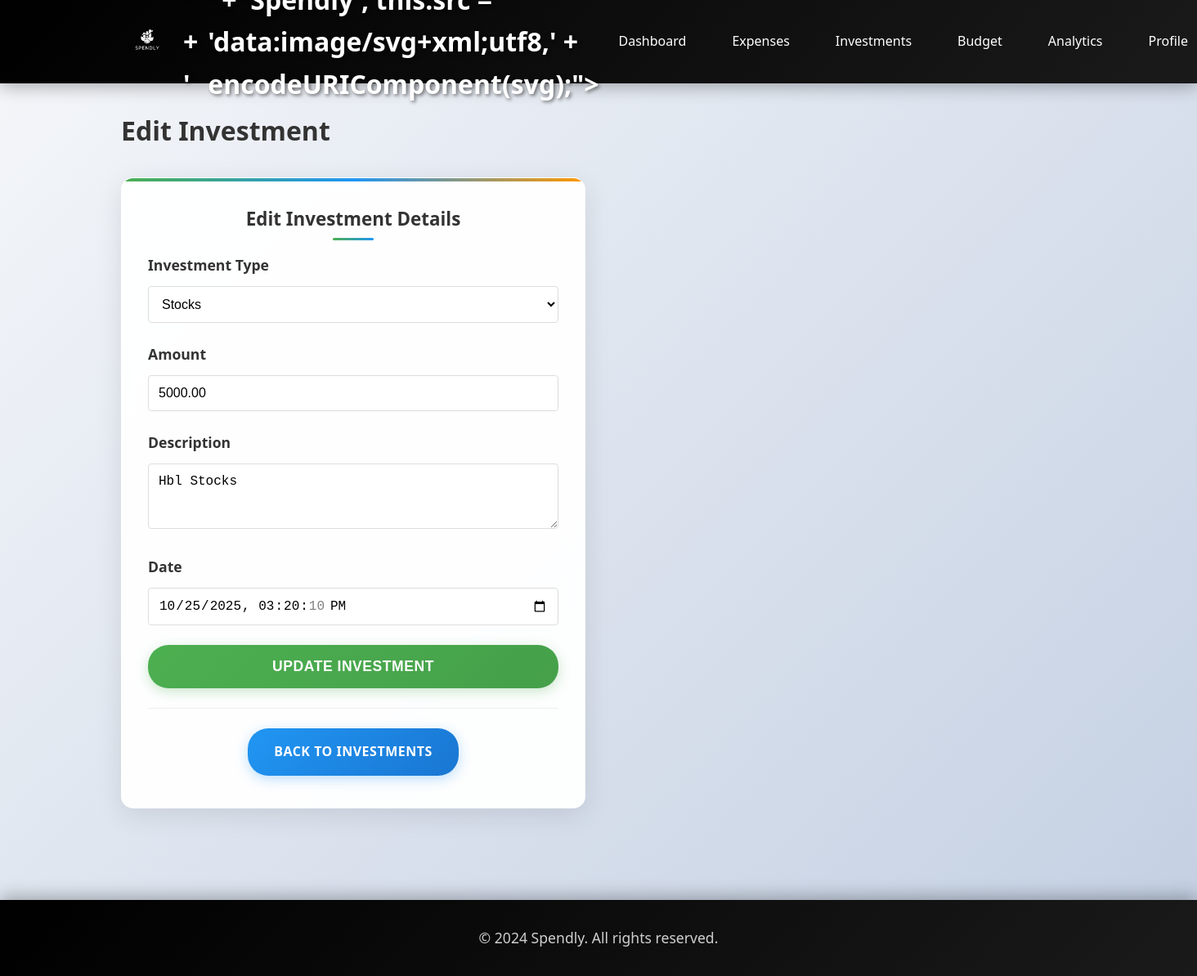
/investments/edit/13/ (signed in), run on the app's committed database.
### budget/models.py (models this page shows, shortened)
class Investment(models.Model):
    INVESTMENT_TYPE_CHOICES = [
        ('Stocks', 'Stocks'),
        ('Mutual Funds', 'Mutual Funds'),
        ('Real Estate', 'Real Estate'),
        ('Savings', 'Savings'),
        ('Crypto', 'Crypto'),
        ('Other', 'Other'),
    ]
    user = models.ForeignKey(User, on_delete=models.CASCADE)
    investment_type = models.CharField(max_length=20, choices=INVESTMENT_TYPE_CHOICES)
    amount = models.DecimalField(max_digits=10, decimal_places=2)
    description = models.TextField()
    date = models.DateTimeField(default=timezone.now)
    month_year = models.CharField(max_length=7, help_text="Format: YYYY-MM")
    created_at = models.DateTimeField(auto_now_add=True)
    class Meta:
        ordering = ['-date']

### budget/views.py (the view)
# urls.py: path('investments/edit/<int:investment_id>/', views.edit_investment, name='edit_investment'),
@login_required
def edit_investment(request, investment_id):
    investment = get_object_or_404(Investment, id=investment_id, user=request.user)
    if request.method == 'POST':
        form = InvestmentForm(request.POST, instance=investment)
        if form.is_valid():
            form.save()
            messages.success(request, 'Investment updated successfully!')
            return redirect('investment_list')
    else:
        form = InvestmentForm(instance=investment)
    return render(request, 'budget/edit_investment.html', {'form': form, 'investment': investment})

### budget/forms.py
class InvestmentForm(forms.ModelForm):
    class Meta:
        model = Investment
        fields = ['investment_type', 'amount', 'description', 'date']
        widgets = {
            'investment_type': forms.Select(attrs={
                'class': 'form-control'
            }),
            'amount': forms.NumberInput(attrs={
                'class': 'form-control',
                'placeholder': 'Enter amount',
                'step': '0.01',
                'min': '0'
            }),
            'description': forms.Textarea(attrs={
                'class': 'form-control',
                'rows': 3,
                'placeholder': 'Enter description'
            }),
            'date': forms.DateTimeInput(attrs={
                'class': 'form-control',
                'type': 'datetime-local'
            })
        }
    def __init__(self, *args, **kwargs):
        super().__init__(*args, **kwargs)
        if not self.instance.pk:
            from django.utils import timezone
            self.fields['date'].initial = timezone.now()

### budget/context_processors.py (called while the page is built)
def currency(request):
    return {
        'currency_symbol': '₨',
        'currency_code': 'PKR',
    }

### budget/templates/budget/edit_investment.html (shortened to what this page needs)
{% extends 'budget/base.html' %}
{% block content %}
<div class="row">
    <div class="col-12">
        <h1 style="margin-bottom: 2rem; color: #333;">Edit Investment</h1>
    </div>
</div>
<div class="row justify-content-center">
    <div class="col-6">
        <div class="card">
            <div class="card-header">Edit Investment Details</div>
            <form method="post">
                <div class="form-group">
                    <label class="form-label" for="{{ form.investment_type.id_for_label }}">Investment Type</label>
                    {{ form.investment_type }}
                </div>
                <div class="form-group">
                    <label class="form-label" for="{{ form.amount.id_for_label }}">Amount</label>
                    {{ form.amount }}
                </div>
                <div class="form-group">
                    <label class="form-label" for="{{ form.description.id_for_label }}">Description</label>
                    {{ form.description }}
                </div>
                <div class="form-group">
                    <label class="form-label" for="{{ form.date.id_for_label }}">Date</label>
                    {{ form.date }}
                </div>
                <div class="form-group">
                    <button type="submit" class="btn btn-primary" style="width: 100%; padding: 1rem; font-size: 1.1rem;">
                        Update Investment
                    </button>
                </div>
            </form>
            <div class="text-center" style="margin-top: 1.5rem; padding-top: 1.5rem; border-top: 1px solid #eee;">
                <a href="{% url 'investment_list' %}" class="btn btn-secondary">Back to Investments</a>
            </div>
        </div>
    </div>
</div>
{% endblock %}

### budget/templates/budget/base.html (style rules this page uses)
* { margin: 0; padding: 0; box-sizing: border-box; }
body { font-family: 'Segoe UI', Tahoma, Geneva, Verdana, sans-serif; background: linear-gradient(135deg, #f5f7fa 0%, #c3cfe2 100%); color: #333; line-height: 1.6; min-height: 100vh; }
.card { background: rgba(255, 255, 255, 0.95); border-radius: 15px; box-shadow: 0 8px 32px rgba(0,0,0,0.1); padding: 2rem; margin-bottom: 2rem; backdrop-filter: blur(10px); border: 1px solid rgba(255, 255, 255, 0.2); transition: all 0.3s ease; position: relative; overflow: hidden; }
.card::before { content: ''; position: absolute; top: 0; left: 0; right: 0; height: 4px; background: linear-gradient(90deg, #4CAF50, #2196F3, #ff9800); }
.card-header { font-size: 1.4rem; font-weight: 700; margin-bottom: 1.5rem; color: #333; text-align: center; position: relative; }
.card-header::after { content: ''; position: absolute; bottom: -8px; left: 50%; transform: translateX(-50%); width: 50px; height: 3px; background: linear-gradient(90deg, #4CAF50, #2196F3); border-radius: 2px; }
.form-group { margin-bottom: 1.5rem; position: relative; }
.form-label { display: block; margin-bottom: 0.75rem; font-weight: 600; color: #333; font-size: 1.1rem; }
.form-control { width: 100%; padding: 1rem 1.25rem; border: 2px solid #e1e5e9; border-radius: 10px; font-size: 1rem; transition: all 0.3s ease; background: rgba(255, 255, 255, 0.9); }
.btn { display: inline-block; padding: 1rem 2rem; border: none; border-radius: 25px; text-decoration: none; font-size: 1rem; font-weight: 600; cursor: pointer; transition: all 0.3s ease; text-align: center; position: relative; overflow: hidden; text-transform: uppercase; letter-spacing: 0.5px; }
.btn::before { content: ''; position: absolute; top: 0; left: -100%; width: 100%; height: 100%; background: linear-gradient(90deg, transparent, rgba(255,255,255,0.2), transparent); transition: left 0.5s; }
.btn-primary { background: linear-gradient(135deg, #4CAF50, #45a049); color: white; box-shadow: 0 4px 15px rgba(76, 175, 80, 0.3); }
.btn-secondary { background: linear-gradient(135deg, #2196F3, #1976D2); color: white; box-shadow: 0 4px 15px rgba(33, 150, 243, 0.3); }
.row { display: flex; flex-wrap: wrap; margin: 0 -1rem; }
.col-6 { flex: 0 0 50%; padding: 0 1rem; }
.col-12 { flex: 0 0 100%; padding: 0 1rem; }
.text-center { text-align: center; }

### budget/templates/budget/edit_investment.html (style rules this page uses)
.form-control { border: 1px solid #ddd; border-radius: 4px; padding: 0.75rem; font-size: 1rem; width: 100%; transition: border-color 0.3s; }

### data on the page
Investment: investment_type "Stocks", amount "5000.00", description "Hbl Stocks", date "10/25/2025 15:20:10"
